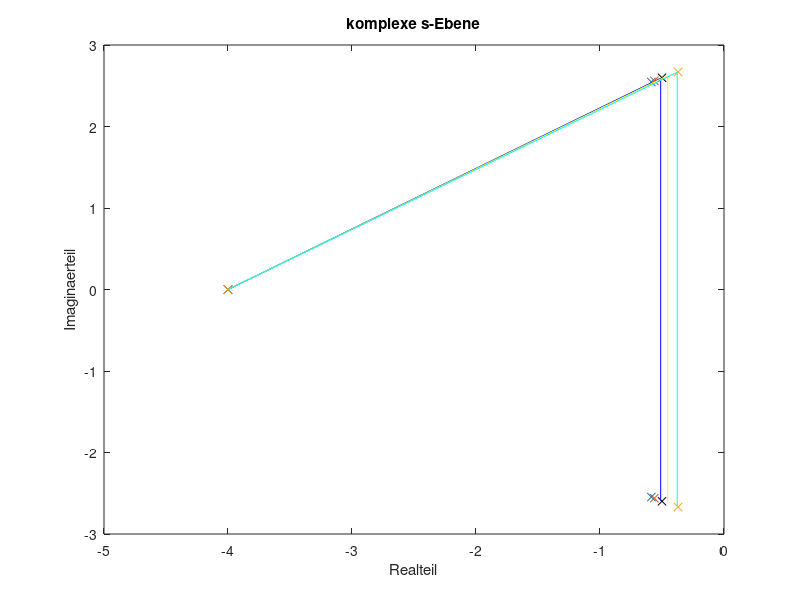

Write the MATLAB code that produced this figure.
%% Rechnen im Zustandsraum Uebung 1
clear all;
%% define Matrix
A = [-5 2; 2 -2];
%% Aufgabe 1

%% poly(A)
% if A is nxn matrix: returns n+1 element row vector whose elements
% are the coefficients of the characteristic polynomial -> det(lambda-A)
polyA = poly(A);
polyA1 = poly(A(1,:));

%% roots(A)
% nullstellen des charakteristischen Polynoms
rootsA = roots(polyA);
% = eigenvalues von A
%% eig(A)
eigA = eig(A);

%% rank(A)
% number of linearly independent rows and columns
rankA = rank(A);

%% Aufgabe 2
B = [-2 2 -3;2 1 -6;-1 -2 0];
eigB = eig(B);
eigB2 = roots(poly(B));

%% Aufgabe 3
C = [5 4; 1 2];
[V,D]= eig(C);
% D: diagonalmatrix 
% V: matrix with (right) eigenvectors as columns = Transformationsmatrix

%% Aufgabe 4
% zeros: -1 2 -3
p = poly([-1 2 -3]);
% p = (s+1)(s-2)(s+3)
%   = s³+ ...s² + ...s¹
p2 = conv(conv([1 1],[1 -2]),[1 3]);
% Kontrolle
zerosP = roots(p2);
%komplex
%alternativ i definieren
% i = sqrt(-1);
p3 = poly([-1+1j -1-1j -2]);
% Test
roots(p3);

% Alternative Berechnung mit convolution
p4 = conv(conv([1 1-1j],[1 1+1j]),[1 2]);

%% Aufgabe 5
% a)
D = [-1 -2 3; -3 -2 -3; -1 2 -2];
eigD = eig(D);
realD = real(eigD);
plot(real(eigD),imag(eigD),'xk');
hold on;
xlabel('Realteil');
ylabel('Imaginaerteil');
title('komplexe s-Ebene');
% b)
% rand gibt mir ein Zufallszahl zwischen 0 und 1...anschliessend skalieren,
% damit dieser Wert um 30% um -2 variert, respektive 60% für einen Wert
% zwischen 0 und 1
% Bsp. zeigt, dass ein Eigenwert konstant ist, Frage ob alle Eigenwerte
% durch den Regler beeinflussbar sind?
colors = ['xb' 'xy' 'xc' 'xm' 'xr' 'xg'];
for m = 1:6
    D_m = [-1 -2 3; -3 -2 -3; -1 2 ((-2-0.15*2)+0.6*rand)];
    % eig(D_m) debug purpose
    plot(real(eig(D_m)),imag(eig(D_m)),colors(m));
    hold on;
end
% c)



